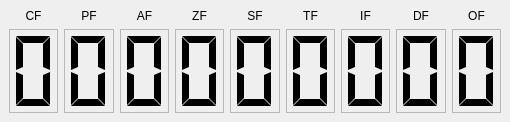
<?xml version="1.0" encoding="UTF-8"?>
<ui version="4.0">
 <class>FlagsWidget</class>
 <widget class="QDockWidget" name="FlagsWidget">
  <property name="geometry">
   <rect>
    <x>0</x>
    <y>0</y>
    <width>510</width>
    <height>122</height>
   </rect>
  </property>
  <property name="font">
   <font>
    <weight>75</weight>
    <bold>true</bold>
   </font>
  </property>
  <property name="windowTitle">
   <string>Flags</string>
  </property>
  <widget class="QWidget" name="dockWidgetContents">
   <layout class="QHBoxLayout" name="horizontalLayout">
    <item>
     <layout class="QVBoxLayout" name="verticalLayout">
      <item>
       <widget class="QLabel" name="label">
        <property name="font">
         <font>
          <weight>50</weight>
          <bold>false</bold>
         </font>
        </property>
        <property name="text">
         <string>CF</string>
        </property>
        <property name="alignment">
         <set>Qt::AlignCenter</set>
        </property>
       </widget>
      </item>
      <item>
       <widget class="QLCDNumber" name="m_lcd_cf">
        <property name="sizePolicy">
         <sizepolicy hsizetype="Minimum" vsizetype="MinimumExpanding">
          <horstretch>0</horstretch>
          <verstretch>0</verstretch>
         </sizepolicy>
        </property>
        <property name="frameShape">
         <enum>QFrame::StyledPanel</enum>
        </property>
        <property name="numDigits">
         <number>1</number>
        </property>
        <property name="mode">
         <enum>QLCDNumber::Bin</enum>
        </property>
        <property name="segmentStyle">
         <enum>QLCDNumber::Flat</enum>
        </property>
       </widget>
      </item>
     </layout>
    </item>
    <item>
     <layout class="QVBoxLayout" name="verticalLayout_2">
      <item>
       <widget class="QLabel" name="label_2">
        <property name="font">
         <font>
          <weight>50</weight>
          <bold>false</bold>
         </font>
        </property>
        <property name="text">
         <string>PF</string>
        </property>
        <property name="alignment">
         <set>Qt::AlignCenter</set>
        </property>
       </widget>
      </item>
      <item>
       <widget class="QLCDNumber" name="m_lcd_pf">
        <property name="sizePolicy">
         <sizepolicy hsizetype="Minimum" vsizetype="MinimumExpanding">
          <horstretch>0</horstretch>
          <verstretch>0</verstretch>
         </sizepolicy>
        </property>
        <property name="frameShape">
         <enum>QFrame::StyledPanel</enum>
        </property>
        <property name="numDigits">
         <number>1</number>
        </property>
        <property name="mode">
         <enum>QLCDNumber::Bin</enum>
        </property>
        <property name="segmentStyle">
         <enum>QLCDNumber::Flat</enum>
        </property>
       </widget>
      </item>
     </layout>
    </item>
    <item>
     <layout class="QVBoxLayout" name="verticalLayout_3">
      <item>
       <widget class="QLabel" name="label_3">
        <property name="font">
         <font>
          <weight>50</weight>
          <bold>false</bold>
         </font>
        </property>
        <property name="text">
         <string>AF</string>
        </property>
        <property name="alignment">
         <set>Qt::AlignCenter</set>
        </property>
       </widget>
      </item>
      <item>
       <widget class="QLCDNumber" name="m_lcd_af">
        <property name="sizePolicy">
         <sizepolicy hsizetype="Minimum" vsizetype="MinimumExpanding">
          <horstretch>0</horstretch>
          <verstretch>0</verstretch>
         </sizepolicy>
        </property>
        <property name="frameShape">
         <enum>QFrame::StyledPanel</enum>
        </property>
        <property name="numDigits">
         <number>1</number>
        </property>
        <property name="mode">
         <enum>QLCDNumber::Bin</enum>
        </property>
        <property name="segmentStyle">
         <enum>QLCDNumber::Flat</enum>
        </property>
       </widget>
      </item>
     </layout>
    </item>
    <item>
     <layout class="QVBoxLayout" name="verticalLayout_4">
      <item>
       <widget class="QLabel" name="label_4">
        <property name="font">
         <font>
          <weight>50</weight>
          <bold>false</bold>
         </font>
        </property>
        <property name="text">
         <string>ZF</string>
        </property>
        <property name="alignment">
         <set>Qt::AlignCenter</set>
        </property>
       </widget>
      </item>
      <item>
       <widget class="QLCDNumber" name="m_lcd_zf">
        <property name="sizePolicy">
         <sizepolicy hsizetype="Minimum" vsizetype="MinimumExpanding">
          <horstretch>0</horstretch>
          <verstretch>0</verstretch>
         </sizepolicy>
        </property>
        <property name="frameShape">
         <enum>QFrame::StyledPanel</enum>
        </property>
        <property name="numDigits">
         <number>1</number>
        </property>
        <property name="mode">
         <enum>QLCDNumber::Bin</enum>
        </property>
        <property name="segmentStyle">
         <enum>QLCDNumber::Flat</enum>
        </property>
       </widget>
      </item>
     </layout>
    </item>
    <item>
     <layout class="QVBoxLayout" name="verticalLayout_5">
      <item>
       <widget class="QLabel" name="label_5">
        <property name="font">
         <font>
          <weight>50</weight>
          <bold>false</bold>
         </font>
        </property>
        <property name="text">
         <string>SF</string>
        </property>
        <property name="alignment">
         <set>Qt::AlignCenter</set>
        </property>
       </widget>
      </item>
      <item>
       <widget class="QLCDNumber" name="m_lcd_sf">
        <property name="sizePolicy">
         <sizepolicy hsizetype="Minimum" vsizetype="MinimumExpanding">
          <horstretch>0</horstretch>
          <verstretch>0</verstretch>
         </sizepolicy>
        </property>
        <property name="frameShape">
         <enum>QFrame::StyledPanel</enum>
        </property>
        <property name="numDigits">
         <number>1</number>
        </property>
        <property name="mode">
         <enum>QLCDNumber::Bin</enum>
        </property>
        <property name="segmentStyle">
         <enum>QLCDNumber::Flat</enum>
        </property>
       </widget>
      </item>
     </layout>
    </item>
    <item>
     <layout class="QVBoxLayout" name="verticalLayout_6">
      <item>
       <widget class="QLabel" name="label_6">
        <property name="font">
         <font>
          <weight>50</weight>
          <bold>false</bold>
         </font>
        </property>
        <property name="text">
         <string>TF</string>
        </property>
        <property name="alignment">
         <set>Qt::AlignCenter</set>
        </property>
       </widget>
      </item>
      <item>
       <widget class="QLCDNumber" name="m_lcd_tf">
        <property name="sizePolicy">
         <sizepolicy hsizetype="Minimum" vsizetype="MinimumExpanding">
          <horstretch>0</horstretch>
          <verstretch>0</verstretch>
         </sizepolicy>
        </property>
        <property name="frameShape">
         <enum>QFrame::StyledPanel</enum>
        </property>
        <property name="numDigits">
         <number>1</number>
        </property>
        <property name="mode">
         <enum>QLCDNumber::Bin</enum>
        </property>
        <property name="segmentStyle">
         <enum>QLCDNumber::Flat</enum>
        </property>
       </widget>
      </item>
     </layout>
    </item>
    <item>
     <layout class="QVBoxLayout" name="verticalLayout_7">
      <item>
       <widget class="QLabel" name="label_7">
        <property name="font">
         <font>
          <weight>50</weight>
          <bold>false</bold>
         </font>
        </property>
        <property name="text">
         <string>IF</string>
        </property>
        <property name="alignment">
         <set>Qt::AlignCenter</set>
        </property>
       </widget>
      </item>
      <item>
       <widget class="QLCDNumber" name="m_lcd_if">
        <property name="sizePolicy">
         <sizepolicy hsizetype="Minimum" vsizetype="MinimumExpanding">
          <horstretch>0</horstretch>
          <verstretch>0</verstretch>
         </sizepolicy>
        </property>
        <property name="frameShape">
         <enum>QFrame::StyledPanel</enum>
        </property>
        <property name="numDigits">
         <number>1</number>
        </property>
        <property name="mode">
         <enum>QLCDNumber::Bin</enum>
        </property>
        <property name="segmentStyle">
         <enum>QLCDNumber::Flat</enum>
        </property>
       </widget>
      </item>
     </layout>
    </item>
    <item>
     <layout class="QVBoxLayout" name="verticalLayout_8">
      <item>
       <widget class="QLabel" name="label_8">
        <property name="font">
         <font>
          <weight>50</weight>
          <bold>false</bold>
         </font>
        </property>
        <property name="text">
         <string>DF</string>
        </property>
        <property name="alignment">
         <set>Qt::AlignCenter</set>
        </property>
       </widget>
      </item>
      <item>
       <widget class="QLCDNumber" name="m_lcd_df">
        <property name="sizePolicy">
         <sizepolicy hsizetype="Minimum" vsizetype="MinimumExpanding">
          <horstretch>0</horstretch>
          <verstretch>0</verstretch>
         </sizepolicy>
        </property>
        <property name="frameShape">
         <enum>QFrame::StyledPanel</enum>
        </property>
        <property name="numDigits">
         <number>1</number>
        </property>
        <property name="mode">
         <enum>QLCDNumber::Bin</enum>
        </property>
        <property name="segmentStyle">
         <enum>QLCDNumber::Flat</enum>
        </property>
       </widget>
      </item>
     </layout>
    </item>
    <item>
     <layout class="QVBoxLayout" name="verticalLayout_9">
      <item>
       <widget class="QLabel" name="label_9">
        <property name="font">
         <font>
          <weight>50</weight>
          <bold>false</bold>
         </font>
        </property>
        <property name="text">
         <string>OF</string>
        </property>
        <property name="alignment">
         <set>Qt::AlignCenter</set>
        </property>
       </widget>
      </item>
      <item>
       <widget class="QLCDNumber" name="m_lcd_of">
        <property name="sizePolicy">
         <sizepolicy hsizetype="Minimum" vsizetype="MinimumExpanding">
          <horstretch>0</horstretch>
          <verstretch>0</verstretch>
         </sizepolicy>
        </property>
        <property name="frameShape">
         <enum>QFrame::StyledPanel</enum>
        </property>
        <property name="numDigits">
         <number>1</number>
        </property>
        <property name="mode">
         <enum>QLCDNumber::Bin</enum>
        </property>
        <property name="segmentStyle">
         <enum>QLCDNumber::Flat</enum>
        </property>
       </widget>
      </item>
     </layout>
    </item>
   </layout>
  </widget>
 </widget>
 <resources/>
 <connections/>
</ui>
